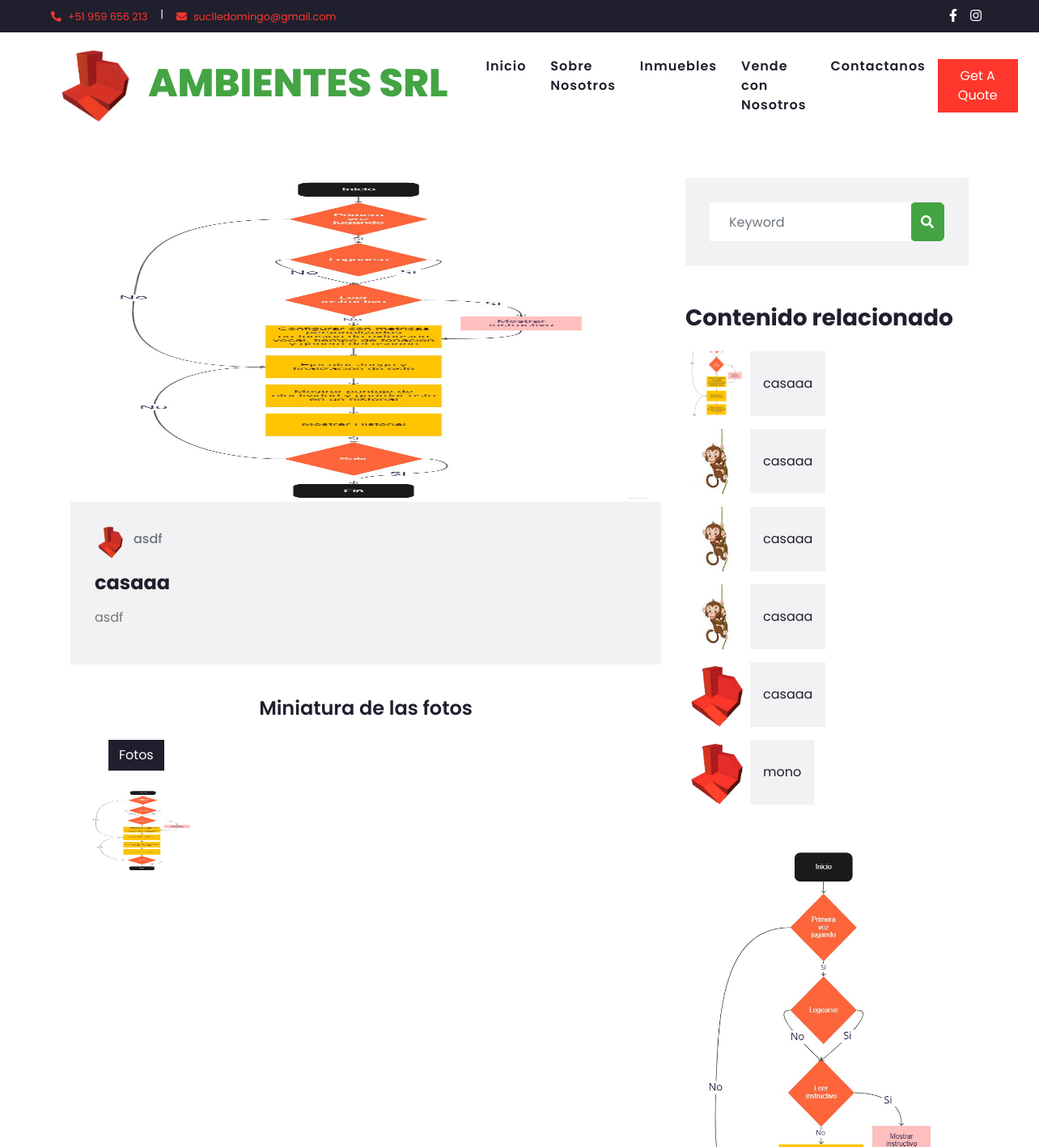
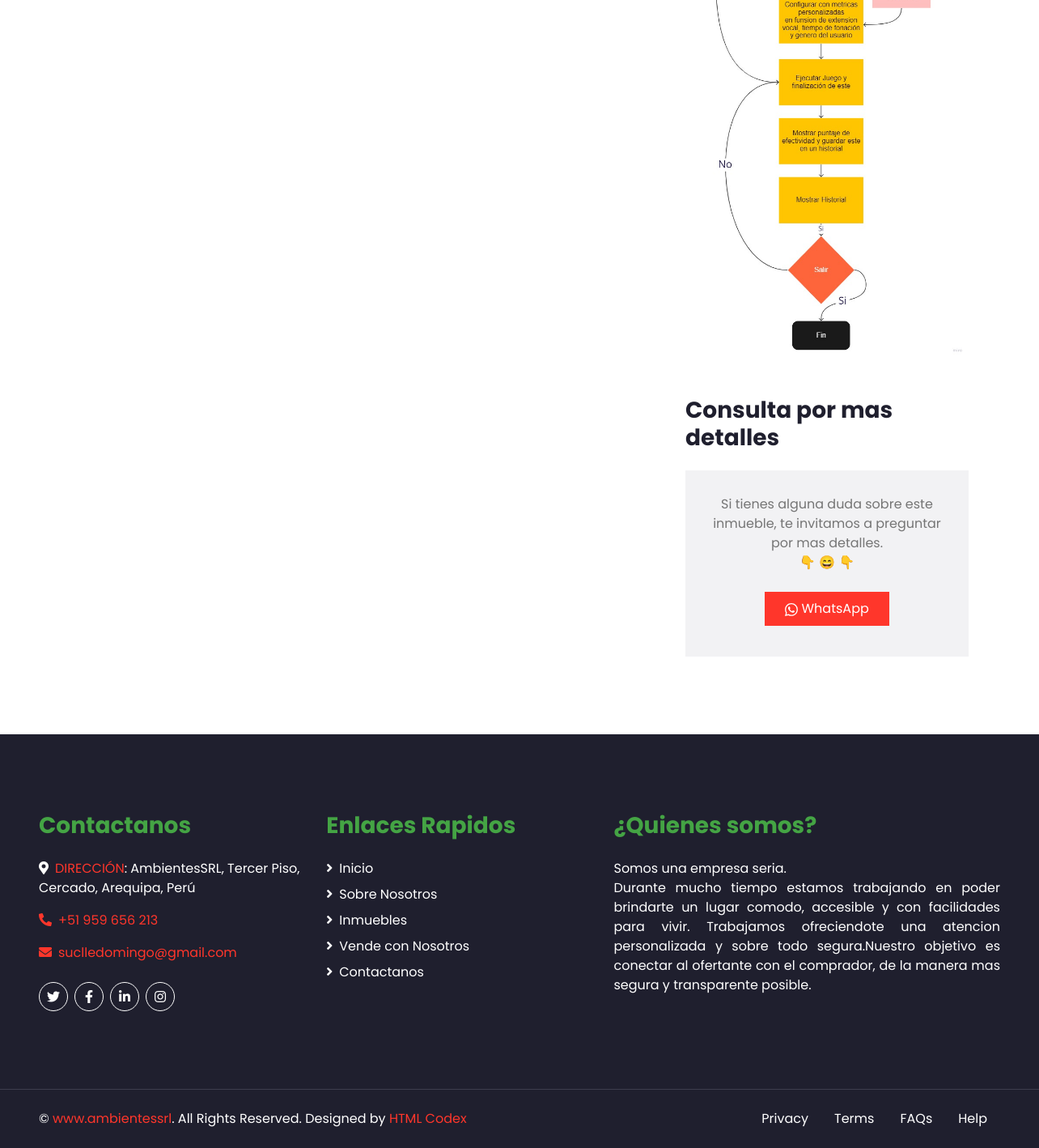
The app's page /post/1/ with its own data (2 pictures, top to bottom).
### blog/models.py (models this page shows, shortened)
class Post(models.Model):
  author = models.ForeignKey(settings.AUTH_USER_MODEL, on_delete=models.CASCADE)
  titulo = models.CharField(max_length=200)
  ubicacion = models.TextField()
  areatotal = models.IntegerField()
  areaconstruida = models.IntegerField()
  cantdedormitorios = models.IntegerField()
  cantdebaños = models.IntegerField()
  hayasensor = models.BooleanField()
  descuento = models.IntegerField(default = 0)
  descripcion = models.TextField()
  preciodolares = models.IntegerField(default = 0)
  listadeestados = [
    (1, "En construccion"),
    (2, "En planos"),
    (3, "Departamento"),
    (4, "Casa"),
    (5, "Terreno")
    ]
  estadodepredio = models.IntegerField(
    null=False,
    blank=False,
    choices=listadeestados,
    default=1
  )
  created_date = models.DateTimeField(default=timezone.now)
  published_date = models.DateTimeField(blank=True, null=True)
  imagenprincipal = models.ImageField(upload_to='images/', null = True, blank = False)
  imagensecundaria00 = models.ImageField(upload_to='images/', null = True, blank = True)
  imagensecundaria01 = models.ImageField(upload_to='images/', null = True, blank = True)
  imagensecundaria02 = models.ImageField(upload_to='images/', null = True, blank = True)
  imagensecundaria03 = models.ImageField(upload_to='images/', null = True, blank = True)
  imagensecundaria04 = models.ImageField(upload_to='images/', null = True, blank = True)
  imagensecundaria05 = models.ImageField(upload_to='images/', null = True, blank = True)
  imagensecundaria06 = models.ImageField(upload_to='images/', null = True, blank = True)
  imagensecundaria07 = models.ImageField(upload_to='images/', null = True, blank = True)
  imagensecundaria08 = models.ImageField(upload_to='images/', null = True, blank = True)
  imagensecundaria09 = models.ImageField(upload_to='images/', null = True, blank = True)
  imagensecundaria10 = models.ImageField(upload_to='images/', null = True, blank = True)
  imagensecundaria11 = models.ImageField(upload_to='images/', null = True, blank = True)

### blog/views.py (the view)
# urls.py: path('post/<int:pk>/', views.post_detail, name='post_detail'),
def post_detail (request, pk):
    post = get_object_or_404(Post, pk=pk)
    ubicaciondelpost = post.ubicacion
    estadodelpost = post.estadodepredio
    ubicaciondelpost = post.titulo
    print ("hay query")
    postsrelacionados = Post.objects.filter(
        Q(ubicacion__icontains = ubicaciondelpost) &
        Q(estadodepredio = estadodelpost)
    ).distinct()
    if (not postsrelacionados):
        postsrelacionados = Post.objects.filter(
            Q(ubicacion__icontains = ubicaciondelpost) |
            Q(estadodepredio = estadodelpost)
        ).distinct()
    return render(request, 'blog/post_detail.html', {'post': post, 'postsrelacionados': postsrelacionados})

### blog/templates/blog/post_detail.html (shortened to what this page needs)
{% extends 'blog/base.html' %}
{% load static %}
{% block content %}
    {% if not post %}
    <h1>Ups, Lo que has solicitado no existe</h1>
    {% else %}
    <div class="container py-5">
        <div class="row">
            <div class="col-lg-8">
                <div class="pb-3">
                    <div class="position-relative">
<div id="a{{ post.id }}" class="carousel slide" data-ride="carousel" data-interval="3000">
  <ol class="carousel-indicators">
{% if post.imagenprincipal %}
    <li data-target="#a{{ post.id }}" data-slide-to="0" class="active"></li>
    {% endif %}
  </ol>
  <div class="carousel-inner">
    {% if post.imagenprincipal %}
        <div class="carousel-item active">
        <img class="d-block w-100 imagendecarrusel" src="{{ post.imagenprincipal.url }}" alt="First slide">
        </div>
    {% endif %}
  </div>
  <a class="carousel-control-prev" href="#a{{ post.id }}" role="button" data-slide="prev">
    <span class="carousel-control-prev-icon" aria-hidden="true"></span>
  </a>
  <a class="carousel-control-next" href="#a{{ post.id }}" role="button" data-slide="next">
    <span class="carousel-control-next-icon" aria-hidden="true"></span>
  </a>
</div>
                    </div>
                    <div class="bg-secondary mb-3" style="padding: 30px;">
                        <div class="d-flex mb-3">
                            <div class="d-flex align-items-center">
                                <img class="rounded-circle" style="width: 40px; height: 40px;" src="{% static 'img/Ambientes_en_barra_nav.png' %}" alt="Ambientes">
                                <h6 class="text-muted ml-2" href="">{{post.ubicacion}}</h6>
                            </div>
                        </div>
                        <h4 class="font-weight-bold mb-3">{{ post.titulo }}</h4>
                        <p>{{ post.descripcion|linebreaksbr }}</p>
                    </div>
                </div>
 <div class="container">
         <div class="row">
            <div class="col-lg-12 text-center my-2">
                <h4>Miniatura de las fotos</h4>
            </div>
         </div>
         <div class="portfolio-menu mt-2 mb-4">
            <ul>
               <li class="btn btn-outline-dark active" data-filter="*">Fotos</li>
            </ul>
         </div>
         <div class="portfolio-item row">
    {% if post.imagenprincipal %}
        <div class="item col-lg-3 col-md-4 col-6 col-sm">
            <img class="img-fluid miniatura" src="{{ post.imagenprincipal.url }}" alt="First slide">
        </div>
    {% endif %}
         </div>
      </div>
            </div>
            <div class="col-lg-4 mt-5 mt-lg-0">
                <div class="mb-5">
                    <div class="bg-secondary" style="padding: 30px;">
                        <div class="input-group">
                            <input type="text" class="form-control border-0 p-4" placeholder="Keyword">
                            <div class="input-group-append">
                                <span class="input-group-text bg-primary border-primary text-white"><i
                                        class="fa fa-search"></i></span>
                            </div>
                        </div>
                    </div>
                </div>
                <div class="mb-5">
                    <h3 class="mb-4">Contenido relacionado</h3>
                    {% for postrel in postsrelacionados|slice:":8" %}
                        <div class="d-flex mb-3" style="width: 100%;">
                            <img class="img-fluid" src="{{ postrel.imagenprincipal.url }}" style="width: 80px; height: 80px; object-fit: cover;" alt="{{ postrel.titulo }}">
                            <a style="overflow:hidden; white-space:nowrap; text-overflow: ellipsis;"href="{% url 'post_detail' pk=postrel.pk %}" class="d-flex align-items-center bg-secondary text-dark text-decoration-none px-3" style="height: 80px;">
                                {{ postrel.titulo  }}
                            </a>
                        </div>
                    {% endfor %}
                </div>
                <div class="mb-5">
                    <img src=" {{ post.imagenprincipal.url }}" alt="" class="img-fluid">
                </div>
                <div>
                    <h3 class="mb-4">Consulta por mas detalles</h3>
                    <div class="bg-secondary text-center" style="padding: 30px;">
                        <p>Si tienes alguna duda sobre este inmueble, te invitamos a preguntar por mas detalles.<br> &#128071 &#128516 &#x1F447</p>
                        <a href="https://wa.me/+51959656213?text=Hola, me gustaria obtener información sobre:%0A{{ post.titulo }} - {{ post.ubicacion }}" target="_blank">
                            <button type="button" class="btn btn-primary py-2 px-4 my-2">
                                WhatsApp
                            </button>
                        </a>
                    </div>
                </div>
            </div>
        </div>
    </div>
    {% endif %}
{% endblock %}

### blog/templates/blog/post_detail.html (style rules this page uses)
.imagendecarrusel { height: 400px; width: 350px; border-radius: 15px; }
.miniatura { height: 100px; width: 200px; }

### records on screen
Post: imagenprincipal (picture), ubicacion "asdf", titulo "casaaa", descripcion "asdf"
Post: imagenprincipal (picture), titulo "casaaa"
Post: imagenprincipal (picture), titulo "casaaa"
Post: imagenprincipal (picture), titulo "casaaa"
Post: imagenprincipal (picture), titulo "casaaa"
Post: imagenprincipal (picture), titulo "mono"
